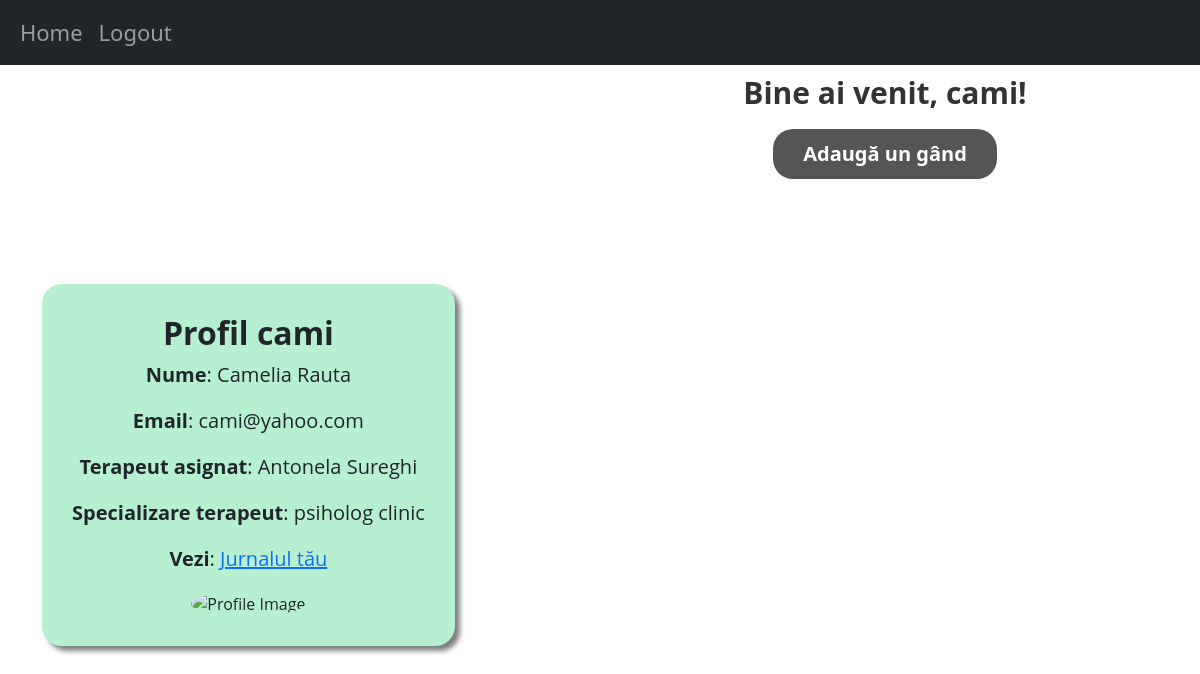
Page /home/pacient (signed in) on the earlier database version.
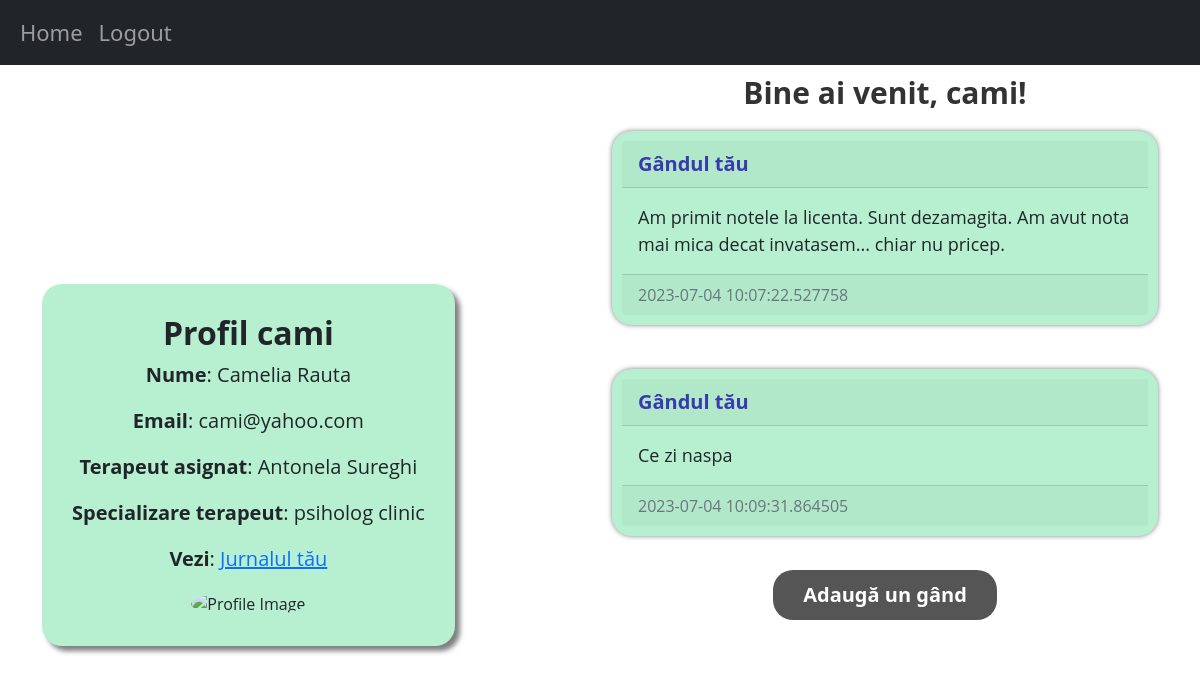
Same page on the later database version.
### website/domain/models.py (models this page shows)
class Post(db.Model):
    id = db.Column(db.Integer, primary_key=True)
    text = db.Column(db.Text, nullable=False)
    date_created = db.Column(db.DateTime(timezone=True), default=datetime.now())
    author = db.Column(db.Integer, db.ForeignKey(
        'user.id', ondelete="CASCADE"), nullable=False)
    result = db.Column(db.String(150))

### website/controller/pacientView.py (the view)
    @staticmethod
    @views.route("/home/pacient")
    @login_required
    @__role_required('pacient')
    def home_Pacient():
        posts = Post.query.filter_by(author=current_user.id).all()
        pacienti = Pacient.query.filter_by(terapeut_asignat=current_user.id)
        lista_finala = []
        for post in posts:
            if post.date_created!= None and post.date_created.date() == date.today():
                lista_finala.append(post)
        if current_user.role == 'terapeut':
            return render_template("homeTerapeut.html", user=current_user, pacienti=pacienti)
        else:
            pacient = Pacient.query.filter_by(id=current_user.id).first()
            terap = Terapeut.query.filter_by(id=pacient.terapeut_asignat).first()
            return render_template("homePacient.html", user=current_user, posts=lista_finala,pacient=pacient,terapeut=terap)

### website/controller/pacientView.py (called while the page is built)
    @staticmethod
    def __role_required(role):
        def decorator(func):
            @wraps(func)
            def wrapper(*args, **kwargs):
                if not current_user.role == role:
                    return "Unauthorized access", 403
                return func(*args, **kwargs)
            return wrapper
        return decorator

### website/templates/homePacient.html
{% extends "jurnal.html" %} {% block title %}Home{% endblock %}

### website/templates/jurnal.html (shortened to what this page needs)
{% extends "base.html" %}
{% block content %}
<div class="row">
  <div class="col-md-6 mx-auto d-flex align-items-center vh-100">
    <div class="card border-dark text-center" style="background-color: #b6f0d0;
      box-shadow: 5px 5px 5px rgba(0, 0, 0, 0.5);
      margin-top: auto;
      margin-bottom: auto;
      padding: 30px;
      border-radius: 20px;
      border: none;
      font-family: 'Open Sans', sans-serif !important;">
      <h5 class="card-title" style="font-size: 32px; font-weight: bold;">Profil {{ user.username }}</h5>
      <p class="card-text" style="font-size: 20px;"><b>Nume</b>: {{ pacient.first_name }} {{ pacient.last_name }}</p>
      <p class="card-text" style="font-size: 20px;"><b>Email</b>: {{ user.email }}</p>
      <p class="card-text" style="font-size: 20px;"><b>Terapeut asignat</b>: {{ terapeut.first_name }} {{ terapeut.last_name }}</p>
      <p class="card-text" style="font-size: 20px;"><b>Specializare terapeut</b>: {{ terapeut.function }}</p>
      <p class="card-text" style="font-size: 20px;"><b>Vezi</b>: <a href="/jurnal" style="font-size: 20px;">Jurnalul tău</a></p>
      <div style="max-width: 430px; margin: 0 auto;">
        <img src="https://insidesmallbusiness.com.au/wp-content/uploads/2021/04/bigstock-Hands-Of-Diverse-Group-Of-Peop-343671511-e1625192493671.jpg" alt="Profile Image" style="width: 100%; height: 100%; border-radius: 50%;">
      </div>
    </div>
  </div>
  <div class="col-md-6">
    <h1 align="center" style="font-size: 30px;
      font-weight: bold;
      color: #333;
      padding: 10px;">
      {% block header %}Bine ai venit, {{ user.username }}!{% endblock %}
    </h1>
    <div id="posts">
      {% for post in posts %}
      <div class="card border-dark" style="background-color: #b6f0d0;
        box-shadow: 0px 0px 5px rgba(0, 0, 0, 0.5);
        margin: 10px auto;
        max-width: 1000px;
        padding: 10px;
        border-radius: 20px;
        border: none;
        font-family: 'Open Sans', sans-serif !important;">
        <div class="card-header d-flex justify-content-between align-items-center">
          <div class="card-text" style="font-size: 20px; font-weight:bold; color: #3b39af">Gândul tău</div>
        </div>
        <div class="card-body">
          <div class="card-text" style="font-size: 18px;">{{ post.text }}</div>
        </div>
        <div class="card-footer text-muted">{{ post.date_created }}</div>
      </div>
      <br/>
      {% endfor %}
    </div>
    {% block footer %}
    <div align="center">
      <a href="/create-post">
        <button type="button">Adaugă un gând</button>
      </a>
    </div>
    {% endblock %}
  </div>
</div>
{% endblock %}

Differences in the rows shown:
added Post: text "Am primit notele la licenta. Sunt dezamagita. Am avut nota mai mica decat invatasem... chiar nu pricep.", date_created "2023-07-04 10:07:22.527758"
added Post: text "Ce zi naspa", date_created "2023-07-04 10:09:31.864505"
